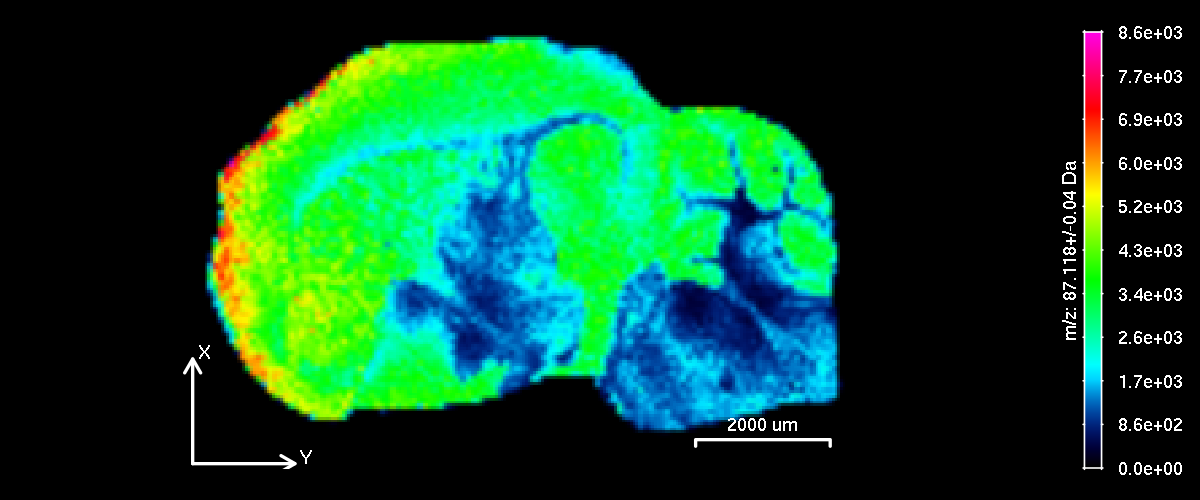
#> input picture images/brain/Brain_87.tiff, 1200 x 500 px; its folder holds 7 pictures in this run
$ jupyter execute --allow-errors imageprocessing.ipynb   (shell and % lines are left out)
#> lines starting #> are read from the running program, lines starting #| are printed output that depends on the picture
[cell 1]

from pycimg import CImg
import numpy as np
from scipy.ndimage import rotate
import cv2
from IPython.display import display, Image
import math

[cell 2]
#Variable global per fer-m'ho fàcil
clicked_coordinates = []

# Callback function for mouse click event
def on_click(event, x, y, flags, param):
    if event == cv2.EVENT_LBUTTONDOWN:
        clicked_coordinates.append((x, y))

path = 'images/brain/'

[cell 3]
def distance(p1, p2):
    return math.sqrt((p2[0] - p1[0])**2 + (p2[1] - p1[1])**2)

def triangle_size(C1, C2, C3):

    A=distance(C1,C2)
    B=distance(C1,C3)
    C=distance(C2,C3)

    sizes = (A,B,C)
    return list(sizes)


def angle_between_points(p1, p2):

    p3 = (p1[0],p2[1])

    a = distance(p2, p3)
    b = distance(p1, p3)
    c = distance(p1, p2)

    cos_A = (c**2 + b**2 - a**2) / (2 * c * b)
    angle_radians = math.acos(cos_A)
    angle_degrees = math.degrees(angle_radians)
    if(p2[0]>p1[0]):
        angle_degrees=180-angle_degrees
    return angle_degrees


def triangle_center(point1, point2, point3):
    # Calculate the average x-coordinate
    center_x = (point1[0] + point2[0] + point3[0]) / 3
    # Calculate the average y-coordinate
    center_y = (point1[1] + point2[1] + point3[1]) / 3
    return center_x, center_y


def find_zoom(img_1_pos, img_2_pos):
    dist1 = distance(img_1_pos[0],img_1_pos[1])
    dist2 = distance(img_2_pos[0],img_2_pos[1])

    zoom = float(dist1/dist2)

    return zoom

[cell 4]
# Load image using OpenCV
image_path = path+'Brain_87.tiff'
image = cv2.imread(image_path)
#> image is the input picture: shape (500, 1200, 3); mean B, G, R 40.8, 72.5, 12.7

# Display image using OpenCV
cv2.namedWindow('image')
cv2.imshow('image', image)

# Set the mouse callback function for the OpenCV window
cv2.setMouseCallback('image', on_click)

cv2.waitKey(0)

cv2.destroyAllWindows()

[cell 5]
image_path_1 = path+'dibuix_1.png'
image_path_2 = path+'dibuix_2_zoomedout.png'

image_1 = cv2.imread(image_path_1)
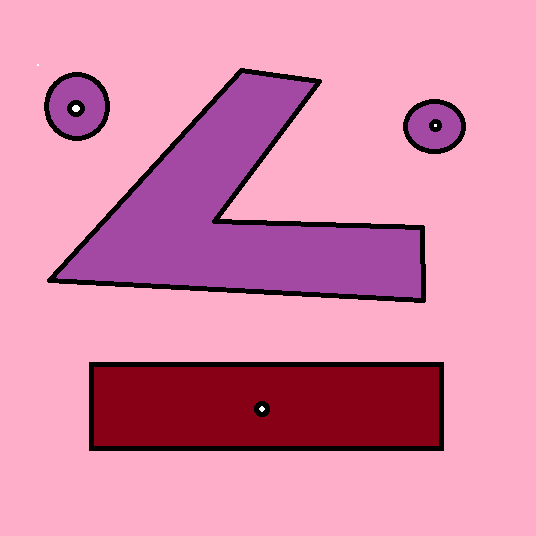
#> input picture images/brain/dibuix_1.png, 536 x 536 px
#> image_1 is the input picture: shape (536, 536, 3); mean B, G, R 170.2, 136.3, 220.1
image_2 = cv2.imread(image_path_2)
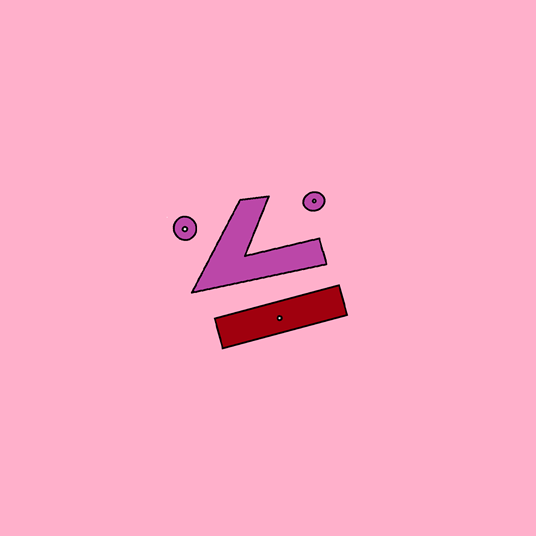
#> input picture images/brain/dibuix_2_zoomedout.png, 536 x 536 px
#> image_2 is the input picture: shape (536, 536, 3); mean B, G, R 198.8, 170.8, 251.1

proc = False

#Empty the saved coordinates
clicked_coordinates=[]

# Display image using OpenCV
cv2.namedWindow('Primera Imatge')
cv2.imshow('Primera Imatge', image_1)

# Set the mouse callback function for the OpenCV window
cv2.setMouseCallback('Primera Imatge', on_click)

cv2.waitKey(0)

cv2.destroyAllWindows()

coord_1=(0,0)
coord_2=(0,0)
coord_3=(0,0)

#Guardaré les tres últimes només abans del enter fent servir un stack
if len(clicked_coordinates)>=3:
    coord_1=clicked_coordinates.pop()
    coord_2=clicked_coordinates.pop()
    coord_3=clicked_coordinates.pop()

    positions_1 = [coord_1,coord_2]

    sizes = triangle_size(coord_1,coord_2,coord_3)
    print(sorted(sizes,reverse=True))

    reference_degree = (angle_between_points(coord_2,coord_1))

    clicked_coordinates=[]

        # Display image using OpenCV
    cv2.namedWindow('Segona imatge')
    cv2.imshow('Segona imatge', image_2)

    # Set the mouse callback function for the OpenCV window
    cv2.setMouseCallback('Segona imatge', on_click)

    cv2.waitKey(0)

    cv2.destroyAllWindows()

    coord_1=(0,0)
    coord_2=(0,0)
    coord_3=(0,0)

    #Guardaré les tres últimes només abans del enter fent servir un stack
    if len(clicked_coordinates)>=3:
        coord_1=clicked_coordinates.pop()
        coord_2=clicked_coordinates.pop()
        coord_3=clicked_coordinates.pop()

        positions_2 = [coord_1,coord_2]

        sizes = triangle_size(coord_1,coord_2,coord_3)
        print(sorted(sizes,reverse=True))

        rotated_degree = (angle_between_points(coord_2,coord_1))

        difference =(rotated_degree-reference_degree)

        zoom_factor = find_zoom(positions_1, positions_2)

    else:
        print('2nd image: Click at least 3 times.')

else:
    print('1st image: Click at least 3 times.')

[cell 6]
height, width = image_2.shape[:2]
#> height = 536; width = 536
#> (the rest of this cell did not finish here and is left out)
